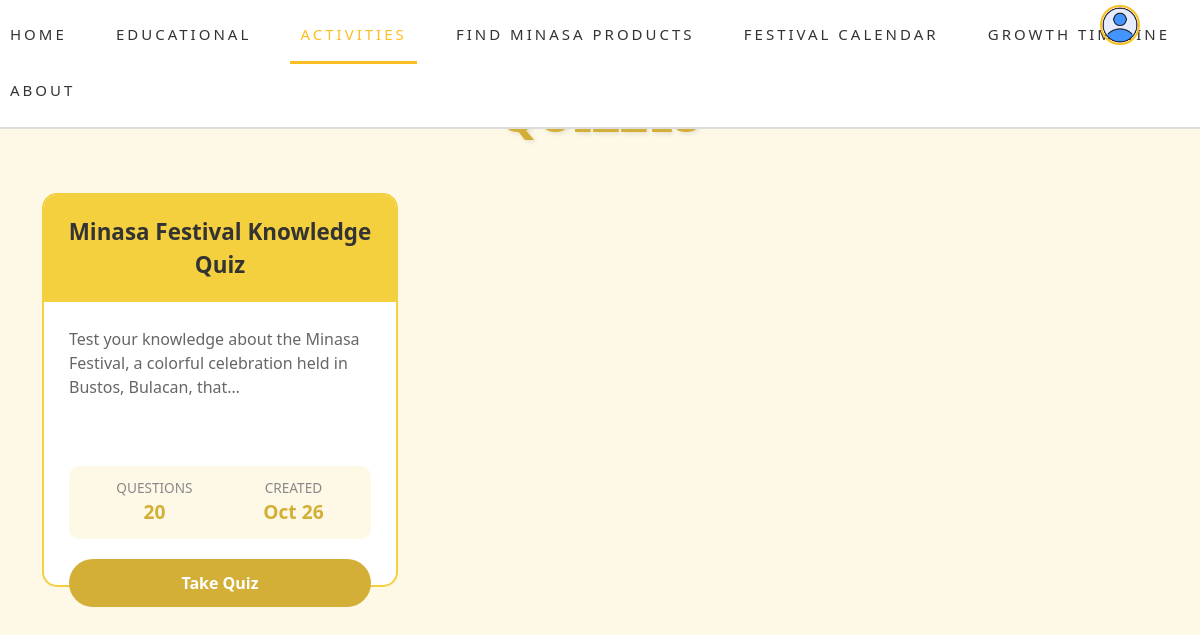
The page /users/activities/ on the database its author committed.
### sections/models.py (models this page shows, shortened)
class Quiz(models.Model):
    title = models.CharField(max_length=200)
    description = models.TextField(blank=True, null=True)
    created_by = models.ForeignKey(User, on_delete=models.CASCADE)
    created_at = models.DateTimeField(auto_now_add=True)
    updated_at = models.DateTimeField(auto_now=True)
    class Meta:
        verbose_name = "Quiz"
        verbose_name_plural = "Quizzes"
        ordering = ['-created_at']

### sections/views.py (the view)
# urls.py: path('activities/', views.activities_view, name='activities'),
def activities_view(request):
    quizzes = Quiz.objects.all().order_by('-created_at')
    context = {
        'quizzes': quizzes,
    }
    return render(request, 'users/activities.html', context)

### sections/templates/users/activities.html (shortened to what this page needs)
{% extends "users/userbase.html" %}
{% block content %}
<div class="quiz-page">
    <div class="container">
        <h1 class="quiz-title">QUIZZES</h1>
        {% if quizzes %}
            <div class="row">
                {% for quiz in quizzes %}
                    <div class="col-md-6 col-lg-4 mb-4">
                        <div class="quiz-card">
                            <div class="quiz-card-header">
                                {{ quiz.title }}
                            </div>
                            <div class="quiz-card-body">
                                <p class="quiz-description">
                                    {{ quiz.description|truncatechars:100|default:"No description available" }}
                                </p>
                                <div class="quiz-meta">
                                    <div class="quiz-meta-item">
                                        <span class="quiz-meta-label">Questions</span>
                                        <span class="quiz-meta-value">{{ quiz.questions.count }}</span>
                                    </div>
                                    <div class="quiz-meta-item">
                                        <span class="quiz-meta-label">Created</span>
                                        <span class="quiz-meta-value">{{ quiz.created_at|date:"M d" }}</span>
                                    </div>
                                </div>
                                <button class="btn-take-quiz" onclick="startQuiz({{ quiz.id }})">
                                    Take Quiz
                                </button>
                            </div>
                        </div>
                    </div>
                {% endfor %}
            </div>
        {% else %}
            <div class="no-quizzes">
                <p class="no-quizzes-text">No quizzes available at the moment.</p>
            </div>
        {% endif %}
    </div>
</div>
<link href="https://cdn.jsdelivr.net/npm/bootstrap@5.3.0/dist/css/bootstrap.min.css" rel="stylesheet">
{% endblock %}

### minasaelearning/static/css/section_css.css (style rules this page uses)
h1, h2, h3, div, a, p { font-family: 'Segoe UI', Tahoma, Geneva, Verdana, sans-serif; }

### sections/templates/users/activities.html (style rules this page uses)
.quiz-page { background: #fef9e7; min-height: 100vh; padding: 60px 0; }
.quiz-title { color: #d4af37; font-size: 3rem; font-weight: bold; text-align: center; margin-bottom: 50px; margin-top: 25px; text-shadow: 2px 2px 4px rgba(0,0,0,0.1); }
.quiz-card { background: white; border-radius: 15px; border: 2px solid #f4d03f; height: 100%; transition: transform 0.3s ease, box-shadow 0.3s ease; }
.quiz-card-header { background: #f4d03f; color: #333; padding: 20px; text-align: center; font-size: 1.4rem; font-weight: bold; border-radius: 13px 13px 0 0; }
.quiz-card-body { padding: 25px; display: flex; flex-direction: column; height: calc(100% - 60px); }
.quiz-description { color: #666; margin-bottom: 20px; flex-grow: 1; }
.quiz-meta { background: #fef9e7; padding: 12px; border-radius: 10px; margin-bottom: 20px; display: flex; justify-content: space-around; }
.quiz-meta-item { text-align: center; }
.quiz-meta-label { font-size: 0.85rem; color: #888; text-transform: uppercase; display: block; }
.quiz-meta-value { font-size: 1.2rem; color: #d4af37; font-weight: bold; }
.btn-take-quiz { background: #d4af37; border: none; color: white; padding: 12px 30px; border-radius: 25px; font-weight: bold; width: 100%; transition: all 0.3s ease; }

### rows shown on the page
Quiz: title "Minasa Festival Knowledge Quiz", description "Test your knowledge about the Minasa Festival, a colorful celebration held in Bustos, Bulacan, that…", questions.count "20", created_at "Oct 26"
